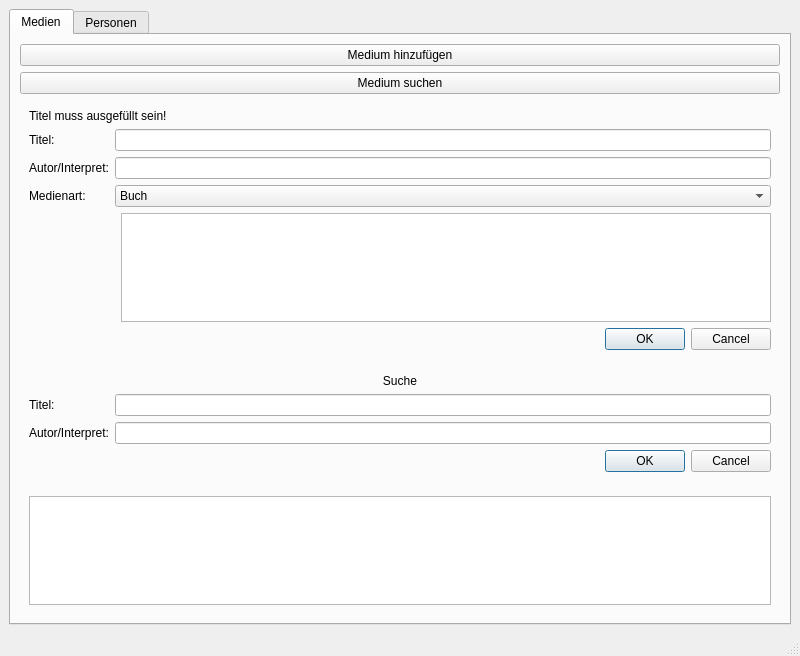
<?xml version="1.0" encoding="UTF-8"?>
<ui version="4.0">
 <class>MainWindow</class>
 <widget class="QMainWindow" name="MainWindow">
  <property name="geometry">
   <rect>
    <x>0</x>
    <y>0</y>
    <width>800</width>
    <height>656</height>
   </rect>
  </property>
  <property name="windowTitle">
   <string>MainWindow</string>
  </property>
  <widget class="QWidget" name="centralwidget">
   <layout class="QVBoxLayout" name="verticalLayout_7">
    <item>
     <widget class="QTabWidget" name="tabWidget">
      <property name="enabled">
       <bool>true</bool>
      </property>
      <property name="styleSheet">
       <string notr="true"/>
      </property>
      <property name="currentIndex">
       <number>0</number>
      </property>
      <widget class="QWidget" name="Medien">
       <attribute name="title">
        <string>Medien</string>
       </attribute>
       <layout class="QVBoxLayout" name="verticalLayout_8">
        <item>
         <widget class="QPushButton" name="addmedia">
          <property name="text">
           <string>Medium hinzufügen</string>
          </property>
         </widget>
        </item>
        <item>
         <widget class="QPushButton" name="search_media_btn">
          <property name="text">
           <string>Medium suchen</string>
          </property>
         </widget>
        </item>
        <item>
         <widget class="QWidget" name="add_media" native="true">
          <property name="enabled">
           <bool>true</bool>
          </property>
          <layout class="QVBoxLayout" name="verticalLayout_2">
           <item>
            <widget class="QLabel" name="warning_media">
             <property name="maximumSize">
              <size>
               <width>16777215</width>
               <height>18</height>
              </size>
             </property>
             <property name="styleSheet">
              <string notr="true"/>
             </property>
             <property name="text">
              <string>Titel muss ausgefüllt sein!</string>
             </property>
            </widget>
           </item>
           <item>
            <layout class="QFormLayout" name="formLayout">
             <item row="0" column="0">
              <widget class="QLabel" name="label">
               <property name="text">
                <string>Titel:</string>
               </property>
              </widget>
             </item>
             <item row="0" column="1">
              <widget class="QLineEdit" name="title_input"/>
             </item>
             <item row="1" column="0">
              <widget class="QLabel" name="label_2">
               <property name="text">
                <string>Autor/Interpret:</string>
               </property>
              </widget>
             </item>
             <item row="1" column="1">
              <widget class="QLineEdit" name="author_input"/>
             </item>
             <item row="3" column="0">
              <widget class="QLabel" name="label_3">
               <property name="text">
                <string>Medienart: </string>
               </property>
              </widget>
             </item>
             <item row="3" column="1">
              <widget class="QComboBox" name="type_input">
               <item>
                <property name="text">
                 <string>Buch</string>
                </property>
               </item>
               <item>
                <property name="text">
                 <string>CD</string>
                </property>
               </item>
               <item>
                <property name="text">
                 <string>DVD</string>
                </property>
               </item>
              </widget>
             </item>
             <item row="4" column="1">
              <layout class="QFormLayout" name="formLayout_2">
               <item row="1" column="1">
                <widget class="QDialogButtonBox" name="saveBox_media">
                 <property name="standardButtons">
                  <set>QDialogButtonBox::Cancel|QDialogButtonBox::Ok</set>
                 </property>
                </widget>
               </item>
               <item row="0" column="1">
                <widget class="QColumnView" name="columnView"/>
               </item>
              </layout>
             </item>
            </layout>
           </item>
          </layout>
         </widget>
        </item>
        <item>
         <widget class="QWidget" name="search_media" native="true">
          <property name="enabled">
           <bool>true</bool>
          </property>
          <layout class="QVBoxLayout" name="verticalLayout_3">
           <item>
            <widget class="QLabel" name="label_8">
             <property name="maximumSize">
              <size>
               <width>16777215</width>
               <height>18</height>
              </size>
             </property>
             <property name="text">
              <string>Suche</string>
             </property>
             <property name="alignment">
              <set>Qt::AlignCenter</set>
             </property>
            </widget>
           </item>
           <item>
            <layout class="QFormLayout" name="formLayout_6">
             <item row="0" column="0">
              <widget class="QLabel" name="label_11">
               <property name="text">
                <string>Titel:</string>
               </property>
              </widget>
             </item>
             <item row="0" column="1">
              <widget class="QLineEdit" name="title_input_search"/>
             </item>
             <item row="1" column="0">
              <widget class="QLabel" name="label_12">
               <property name="text">
                <string>Autor/Interpret:</string>
               </property>
              </widget>
             </item>
             <item row="1" column="1">
              <widget class="QLineEdit" name="author_input_search"/>
             </item>
             <item row="3" column="1">
              <layout class="QFormLayout" name="formLayout_7">
               <item row="0" column="1">
                <widget class="QDialogButtonBox" name="searchBox_media">
                 <property name="standardButtons">
                  <set>QDialogButtonBox::Cancel|QDialogButtonBox::Ok</set>
                 </property>
                </widget>
               </item>
              </layout>
             </item>
            </layout>
           </item>
          </layout>
         </widget>
        </item>
        <item>
         <widget class="QWidget" name="all_media" native="true">
          <layout class="QVBoxLayout" name="verticalLayout">
           <item>
            <widget class="QTableWidget" name="media_table"/>
           </item>
          </layout>
         </widget>
        </item>
       </layout>
      </widget>
      <widget class="QWidget" name="Personen">
       <attribute name="title">
        <string>Personen</string>
       </attribute>
       <layout class="QVBoxLayout" name="verticalLayout_9">
        <item>
         <widget class="QPushButton" name="addperson">
          <property name="text">
           <string>Person hinzufügen</string>
          </property>
         </widget>
        </item>
        <item>
         <widget class="QPushButton" name="search_person_btn">
          <property name="text">
           <string>Person suchen</string>
          </property>
         </widget>
        </item>
        <item>
         <widget class="QWidget" name="add_person" native="true">
          <layout class="QVBoxLayout" name="verticalLayout_6">
           <item>
            <widget class="QLabel" name="warning_person">
             <property name="maximumSize">
              <size>
               <width>16777215</width>
               <height>18</height>
              </size>
             </property>
             <property name="text">
              <string>Vor- und Nachname muss ausgefüllt werden!</string>
             </property>
            </widget>
           </item>
           <item>
            <layout class="QFormLayout" name="formLayout_3">
             <item row="0" column="0">
              <widget class="QLabel" name="label_4">
               <property name="text">
                <string>Vorname:</string>
               </property>
              </widget>
             </item>
             <item row="0" column="1">
              <widget class="QLineEdit" name="firstname_input"/>
             </item>
             <item row="1" column="0">
              <widget class="QLabel" name="label_5">
               <property name="text">
                <string>Nachname:</string>
               </property>
              </widget>
             </item>
             <item row="1" column="1">
              <widget class="QLineEdit" name="surname_input"/>
             </item>
             <item row="2" column="0">
              <widget class="QLabel" name="label_6">
               <property name="text">
                <string>Geburtstag:</string>
               </property>
              </widget>
             </item>
             <item row="2" column="1">
              <widget class="QDateEdit" name="birthday_input"/>
             </item>
             <item row="3" column="0">
              <widget class="QLabel" name="label_7">
               <property name="text">
                <string>Geschlecht:</string>
               </property>
              </widget>
             </item>
             <item row="3" column="1">
              <layout class="QHBoxLayout" name="horizontalLayout_2">
               <item>
                <widget class="QRadioButton" name="gender_input_w">
                 <property name="text">
                  <string>weiblich</string>
                 </property>
                </widget>
               </item>
               <item>
                <widget class="QRadioButton" name="gender_input_m">
                 <property name="text">
                  <string>männlich</string>
                 </property>
                </widget>
               </item>
               <item>
                <widget class="QRadioButton" name="gender_input_d">
                 <property name="text">
                  <string>divers</string>
                 </property>
                </widget>
               </item>
              </layout>
             </item>
             <item row="4" column="1">
              <widget class="QDialogButtonBox" name="saveBox_person">
               <property name="standardButtons">
                <set>QDialogButtonBox::Cancel|QDialogButtonBox::Ok</set>
               </property>
              </widget>
             </item>
            </layout>
           </item>
          </layout>
         </widget>
        </item>
        <item>
         <widget class="QWidget" name="all_person" native="true">
          <layout class="QVBoxLayout" name="verticalLayout_5">
           <item>
            <widget class="QWidget" name="search_person" native="true">
             <property name="minimumSize">
              <size>
               <width>30</width>
               <height>30</height>
              </size>
             </property>
             <layout class="QVBoxLayout" name="verticalLayout_4">
              <item>
               <widget class="QLabel" name="label_13">
                <property name="text">
                 <string>Suche</string>
                </property>
                <property name="alignment">
                 <set>Qt::AlignCenter</set>
                </property>
               </widget>
              </item>
              <item>
               <layout class="QFormLayout" name="formLayout_4">
                <item row="0" column="0">
                 <widget class="QLabel" name="label_9">
                  <property name="text">
                   <string>Vorname:</string>
                  </property>
                 </widget>
                </item>
                <item row="0" column="1">
                 <widget class="QLineEdit" name="firstname_input_search"/>
                </item>
                <item row="1" column="0">
                 <widget class="QLabel" name="label_10">
                  <property name="text">
                   <string>Nachname:</string>
                  </property>
                 </widget>
                </item>
                <item row="1" column="1">
                 <widget class="QLineEdit" name="surname_input_search"/>
                </item>
                <item row="2" column="1">
                 <layout class="QHBoxLayout" name="horizontalLayout_3"/>
                </item>
                <item row="3" column="1">
                 <widget class="QDialogButtonBox" name="searchBox_person">
                  <property name="standardButtons">
                   <set>QDialogButtonBox::Cancel|QDialogButtonBox::Ok</set>
                  </property>
                 </widget>
                </item>
               </layout>
              </item>
             </layout>
            </widget>
           </item>
           <item>
            <widget class="QTableWidget" name="person_table"/>
           </item>
          </layout>
         </widget>
        </item>
       </layout>
      </widget>
     </widget>
    </item>
   </layout>
  </widget>
  <widget class="QMenuBar" name="menubar">
   <property name="geometry">
    <rect>
     <x>0</x>
     <y>0</y>
     <width>800</width>
     <height>30</height>
    </rect>
   </property>
  </widget>
  <widget class="QStatusBar" name="statusbar"/>
 </widget>
 <resources/>
 <connections/>
</ui>
